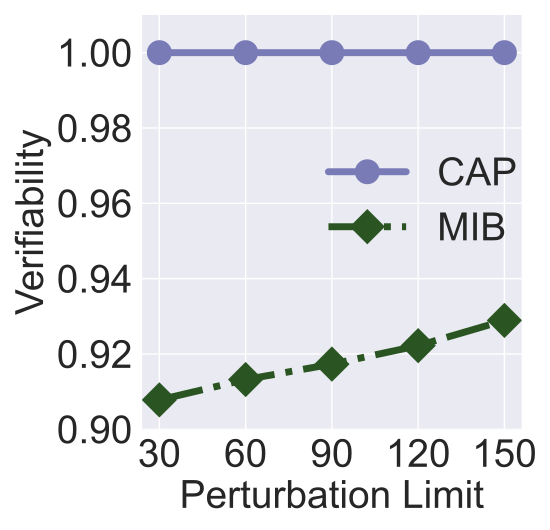

Python code for this plot:


import numpy as np
import matplotlib.pyplot as plt

epsilon = 3
beta = 1 / epsilon


x=[1, 2, 3, 4, 5 ]
# validation_for_plt =[97,95.8600, 94.9400, 93.5400, 93.2400]
# attack_for_plt=[0, 0.3524, 0, 0.1762, 0.1762]
# basic_for_plt=[99.8, 99.8, 99.8, 99.8, 99.8]

labels = [ '30', '60', '90', '120', '150']
# unl_org = [97.77, 97.55, 97.35, 97.29, 97.21, 97.21]

unl_mib = [  0.9078, 0.9132, 0.9173, 0.9222, 0.9289]


unl_cap = [ 1,  1, 1, 1,  1]
# unl_ss_wo = [94.32, 94.53, 94.78, 93.38, 94.04, 97.21]


plt.style.use('seaborn')
plt.figure(figsize=(5.5, 5.3))
l_w=5
m_s=15
marker_s = 3
markevery=1
#plt.figure(figsize=(8, 5.3))
#plt.plot(x, unl_fr, color='blue', marker='^', label='Retrain',linewidth=l_w, markersize=m_s)
plt.plot(x, unl_cap, linestyle='-', color='#797BB7', marker='o', fillstyle='full', markevery=markevery, label='CAP', linewidth=l_w, markersize=m_s, markeredgewidth=marker_s)

plt.plot(x, unl_mib, linestyle='-.', color='#2A5522',  marker='D', fillstyle='full', markevery=markevery,
         label='MIB',linewidth=l_w, markersize=m_s, markeredgewidth=marker_s)






#plt.plot(x, unl_vibu, color='silver',  marker='d',  label='VIBU',linewidth=4,  markersize=10)

# plt.plot(x, y_sa03, color='r',  marker='2',  label='AAAI21 A_acc, pr=0.3',linewidth=3, markersize=8)
# plt.plot(x, y_sa05, color='darkblue',  marker='4',  label='AAAI21 A_acc, pr=0.5',linewidth=3, markersize=8)
# plt.plot(x, y_ma03, color='darkviolet',  marker='3',  label='FedMC A_acc, pr=0.3',linewidth=3, markersize=8)
# plt.plot(x, y_ma05, color='cyan',  marker='p',  label='FedMC A_acc, pr=0.5',linewidth=3, markersize=8)


# plt.grid()
leg = plt.legend(fancybox=True, shadow=True)
# plt.xlabel('Malicious Client Ratio (%)' ,fontsize=16)
plt.ylabel('Verifiability', fontsize=28)
my_y_ticks = np.arange(0.9, 1.01, 0.02)
plt.yticks(my_y_ticks, fontsize=28)
plt.ylim(0.9, 1.01)
plt.xlabel('Perturbation Limit', fontsize=28)

plt.xticks(x, labels, fontsize=28)
# plt.title('CIFAR10 IID')

#plt.annotate(r"1e0", xy=(0.1, 1.01), xycoords='axes fraction', xytext=(-10, 10),textcoords='offset points', ha='right', va='center', fontsize=15)





# plt.title('On CIFAR10', fontsize=24)
plt.legend(loc=(0.45,0.4),fontsize=28)
plt.tight_layout()
#plt.title("MNIST")
plt.rcParams['figure.figsize'] = (2.0, 1)
plt.rcParams['image.interpolation'] = 'nearest'
plt.rcParams['figure.subplot.left'] = 0.11
plt.rcParams['figure.subplot.bottom'] = 0.08
plt.rcParams['figure.subplot.right'] = 0.977
plt.rcParams['figure.subplot.top'] = 0.969
plt.savefig('celeba_verifiability_noise_analysis.pdf', format='pdf', dpi=200)
plt.show()
